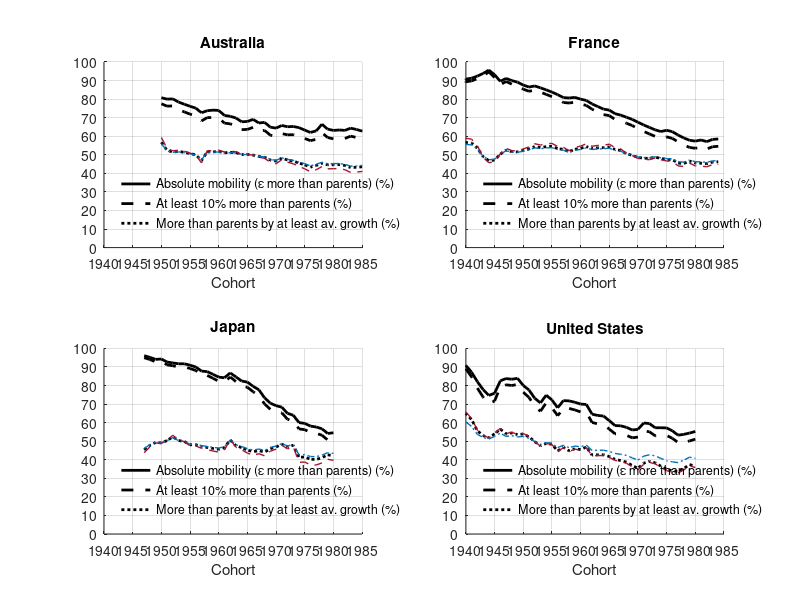
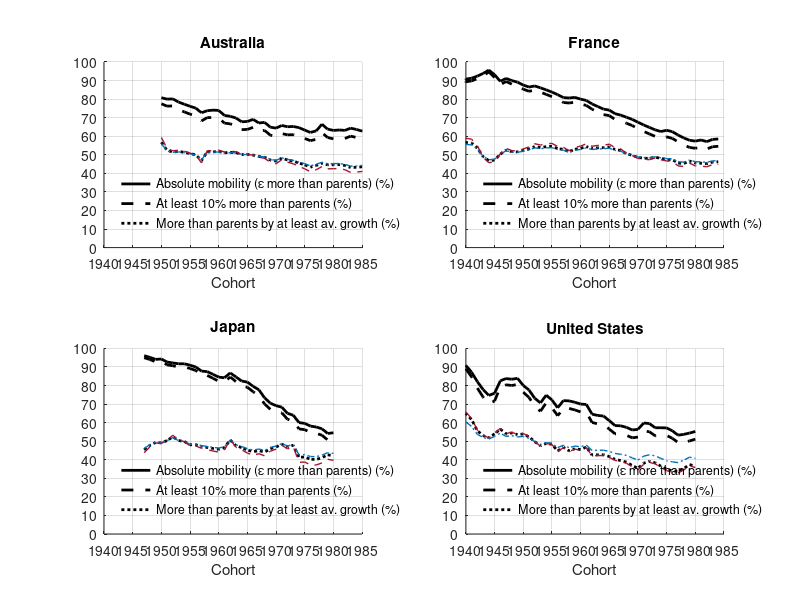
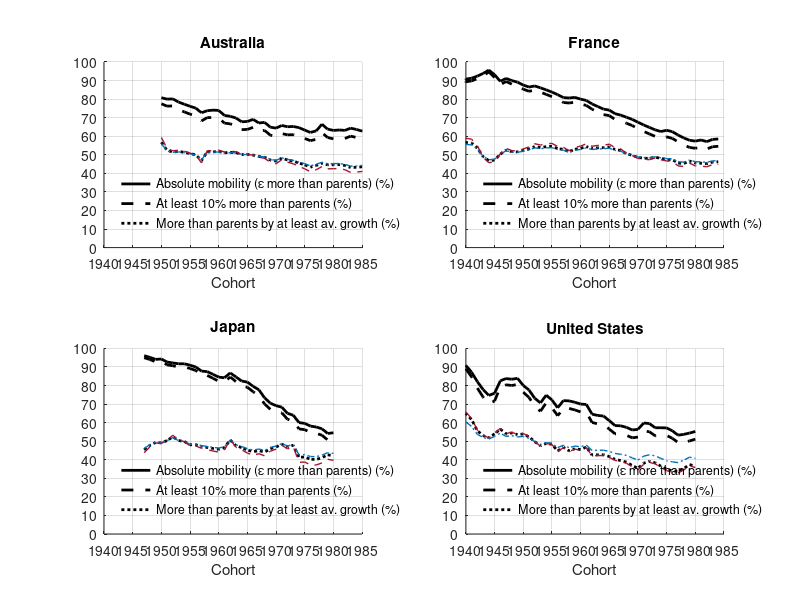

Source code (MATLAB) for these figures, in order:
%Creates Figure C.6 - The decrease in absolute mobility in Australia,
%France, Japan and the United States with different thresholds. Requires
%results and data included in 'limits.mat'

clear;
close all;
load('limits.mat')

grey=[0.5 0.5 0.5];
purple=[0.494 0.184 0.556];
black=[0 0 0];
blue=[0 0.447 0.741];
darkred=[0.635 0.078 0.184];

subplot(2,2,1)

h1=plot(AU(:,1),AU(:,2),'k','linewidth',2);
hold on
h2=plot(AU(:,1),AU(:,3),'k--','linewidth',2);
h3=plot(AU(:,1),AU(:,4),'k:','linewidth',2);
h4=plot(AU(:,1),AU(:,5),'-.','color',blue,'linewidth',1);
h5=plot(AU(:,1),AU(:,6),'--','color',darkred,'linewidth',1);

ylim([0 100])
xlim([1940 1985])
xticks([1940:5:1985])
yticks([0:10:100])
legend([h1,h2,h3],'Absolute mobility (\epsilon more than parents) (%)','At least 10% more than parents (%)','More than parents by at least av. growth (%)','location','southwest')
legend boxoff

xlabel('Cohort');
title('Australia')
grid on
box off

subplot(2,2,2)

h1=plot(FR(:,1),FR(:,2),'k','linewidth',2);
hold on
h2=plot(FR(:,1),FR(:,3),'k--','linewidth',2);
h3=plot(FR(:,1),FR(:,4),'k:','linewidth',2);
h4=plot(FR(:,1),FR(:,5),'-.','color',blue,'linewidth',1);
h5=plot(FR(:,1),FR(:,6),'--','color',darkred,'linewidth',1);

ylim([0 100])
xlim([1940 1985])
xticks([1940:5:1985])
yticks([0:10:100])
legend([h1,h2,h3],'Absolute mobility (\epsilon more than parents) (%)','At least 10% more than parents (%)','More than parents by at least av. growth (%)','location','southwest')
legend boxoff

xlabel('Cohort');
title('France')
grid on
box off

subplot(2,2,3)

h1=plot(JP(:,1),JP(:,2),'k','linewidth',2);
hold on
h2=plot(JP(:,1),JP(:,3),'k--','linewidth',2);
h3=plot(JP(:,1),JP(:,4),'k:','linewidth',2);
h4=plot(JP(:,1),JP(:,5),'-.','color',blue,'linewidth',1);
h5=plot(JP(:,1),JP(:,6),'--','color',darkred,'linewidth',1);

ylim([0 100])
xlim([1940 1985])
xticks([1940:5:1985])
yticks([0:10:100])
legend([h1,h2,h3],'Absolute mobility (\epsilon more than parents) (%)','At least 10% more than parents (%)','More than parents by at least av. growth (%)','location','southwest')
legend boxoff

xlabel('Cohort');
title('Japan')
grid on
box off

subplot(2,2,4)

h1=plot(US(:,1),US(:,2),'k','linewidth',2);
hold on
h2=plot(US(:,1),US(:,3),'k--','linewidth',2);
h3=plot(US(:,1),US(:,4),'k:','linewidth',2);
h4=plot(US(:,1),US(:,5),'-.','color',blue,'linewidth',1);
h5=plot(US(:,1),US(:,6),'--','color',darkred,'linewidth',1);

ylim([0 100])
xlim([1940 1985])
xticks([1940:5:1985])
yticks([0:10:100])
legend([h1,h2,h3],'Absolute mobility (\epsilon more than parents) (%)','At least 10% more than parents (%)','More than parents by at least av. growth (%)','location','southwest')
legend boxoff

xlabel('Cohort');
title('United States')
grid on
box off

%Export figure
set(gcf,'color','w');
set(gcf, 'Position', [100 100 500*2 400*2]);
exportgraphics(gcf,'figureC6.jpg','Resolution',1200)
exportgraphics(gcf,'figureC6.pdf')
exportgraphics(gcf,'figureC6.eps')
close all
clear